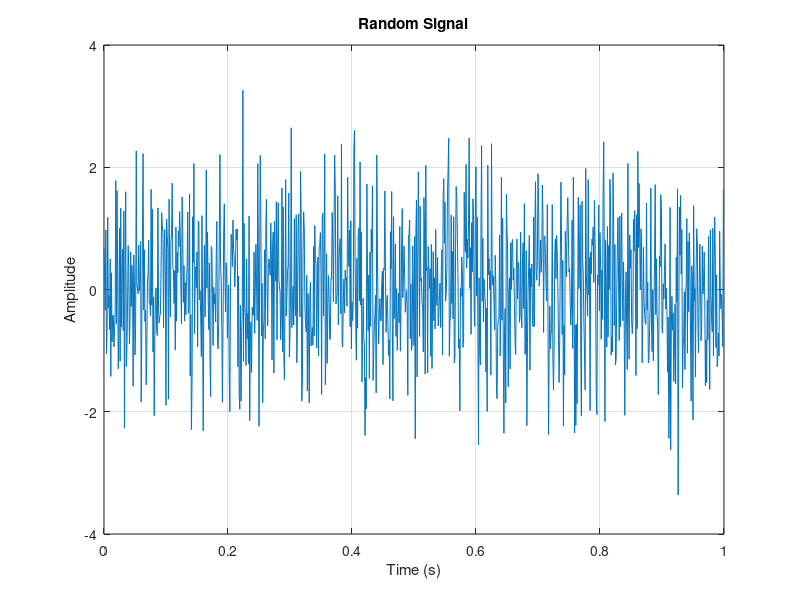

Write the MATLAB code that produced this figure.
% Day 080: Random Signal Generation
fs = 1000;
t = 0:1/fs:1-1/fs;
signal = randn(size(t));
plot(t, signal);
title('Random Signal');
xlabel('Time (s)');
ylabel('Amplitude');
grid on;
